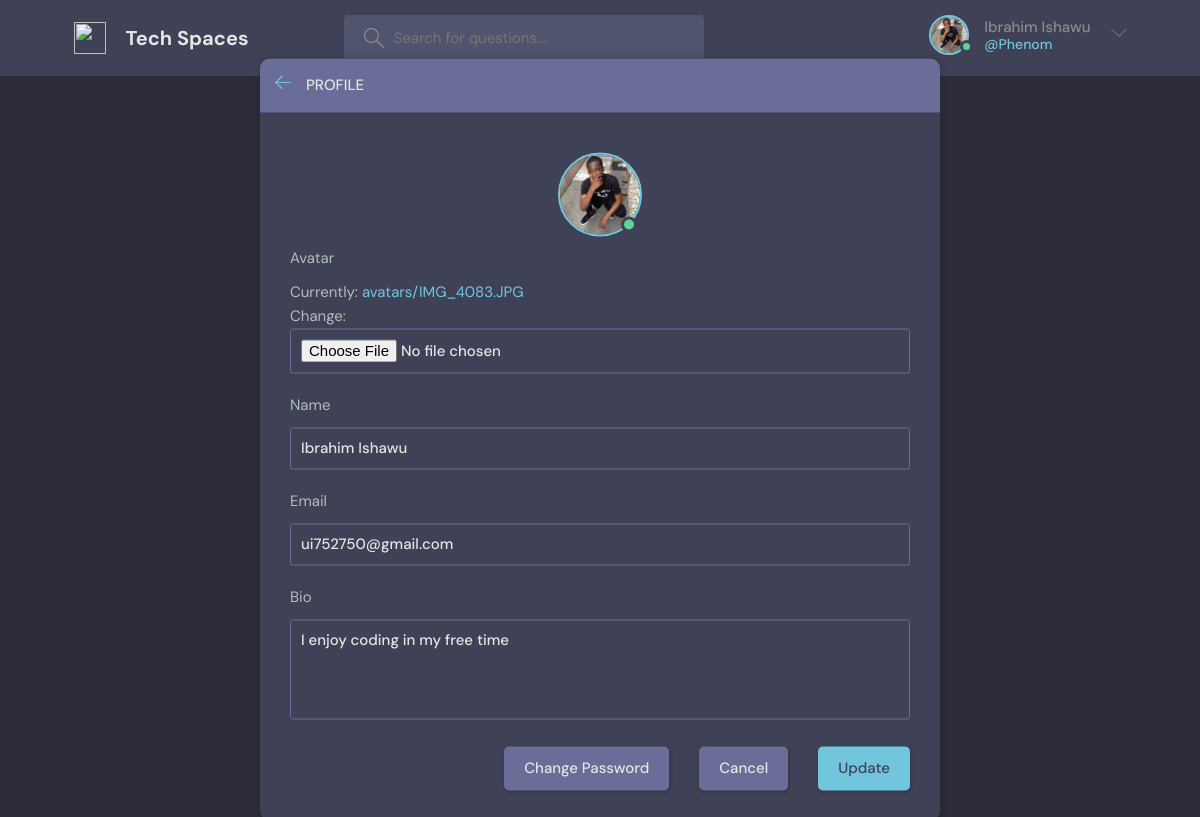
Before: /accounts/profile/update/ (signed in) with the older database file.
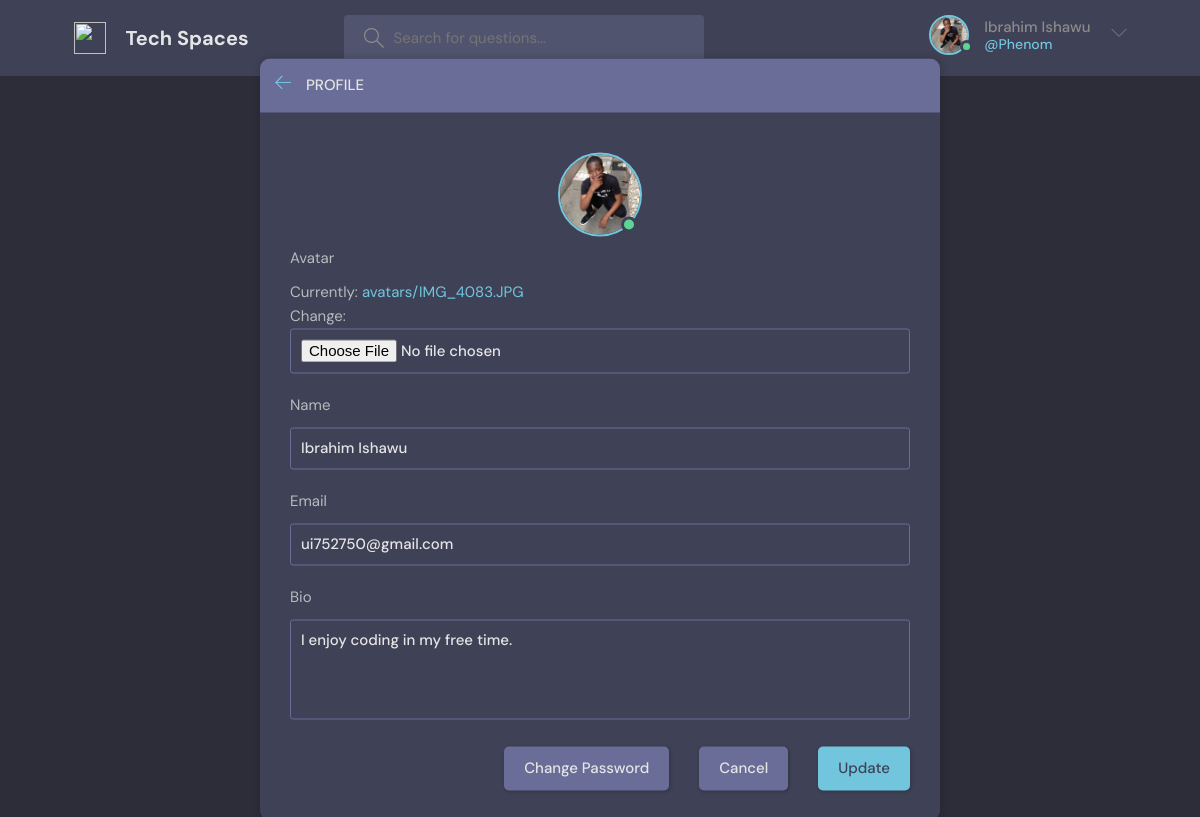
After: the same page with the newer database file.
### core/models.py (models this page shows, shortened)
class User(AbstractUser):
    name = models.CharField(max_length=200, null=True)
    email = models.EmailField(unique=True, null=True)
    bio = models.TextField(null=True)
    avatar = models.ImageField(null=True, default='avatar.svg', upload_to='avatars')
    REQUIRED_FIELDS = []

### user_authentication/views.py (the view, shortened to what this page needs)
# urls.py: path('profile/update/', views.UpdateProfile.as_view(), name='update_profile'),
class UpdateProfile(View):
    def get(self, request):
        form = UserUpdateForm(instance=request.user)
        context = {
            'form': form,
        }
        return render(request, 'user_authentication/profile_update.html', context)

### user_authentication/forms.py
class UserUpdateForm(forms.ModelForm):
    class Meta:
        model = User
        fields = ['avatar', 'name', 'email', 'bio']

### user_authentication/templates/user_authentication/profile_update.html (shortened to what this page needs)
{% extends 'core/base.html' %}
{% block content %}
    <main class="create-room layout">
      <div class="container">
        <div class="layout__box">
          <div class="layout__boxHeader">
            <div class="layout__boxTitle">
              <a href="{{ request.META.HTTP_REFERER }}">
                <svg
                  version="1.1"
                  xmlns="http://www.w3.org/2000/svg"
                  width="32"
                  height="32"
                  viewBox="0 0 32 32"
                >
                  <title>arrow-left</title>
                  <path
                    d="M13.723 2.286l-13.723 13.714 13.719 13.714 1.616-1.611-10.96-10.96h27.625v-2.286h-27.625l10.965-10.965-1.616-1.607z"
                  ></path>
                </svg>
              </a>
              <h3>Profile</h3>
            </div>
          </div>
          <div class="settings layout__body">
            <div class="settings__avatar">
              <div class="avatar avatar--large active">
                <img src="{{ request.user.avatar.url }}" id="preview-avatar" />
              </div>
            </div>
            <form class="form" method="POST">
              {% for field in form %}
                <div class="form__group">
                  <label for="{{ field.label }}">{{ field.label }}</label>
                  {{ field }}
                </div>
              {% endfor %}
              <div class="form__action">
                <a class="btn btn--dark" href="{% url 'change_password' %}">Change Password</a>
                <a class="btn btn--dark" href="{{ request.META.HTTP_REFERER }}">Cancel</a>
                <button class="btn btn--main" type="submit">Update</button>
              </div>
            </form>
          </div>
        </div>
      </div>
    </main>
{% endblock content %}

### core/templates/core/_header.html (shortened to what this page needs)
<header class="header header--loggedIn">
      <div class="container">
        <a href="/" class="header__logo">
          <img src="assets/logo.svg" />
          <h1>Tech Spaces</h1>
        </a>
        <form class="header__search">
          <label>
            <input name='query' placeholder="Search for questions..." />
          </label>
        </form>
        <nav class="header__menu">
          <div class="header__user">
            <a href="{% url 'update_profile' %}">
              <div class="avatar avatar--medium active">
                <img src="{{ request.user.avatar.url }}" />
              </div>
              <p>{{ request.user.name }} <span>@{{ request.user.username }}</span></p>
            </a>
            <button class="dropdown-button">
              <svg version="1.1" xmlns="http://www.w3.org/2000/svg" width="32" height="32" viewBox="0 0 32 32">
                <title>chevron-down</title>
                <path d="M16 21l-13-13h-3l16 16 16-16h-3l-13 13z"></path>
              </svg>
            </button>
          </div>
        </nav>
      </div>
    </header>

Changed rows visible on the page:
changed User "Ibrahim Ishawu": bio "I enjoy coding in my free time" → "I enjoy coding in my free time."
